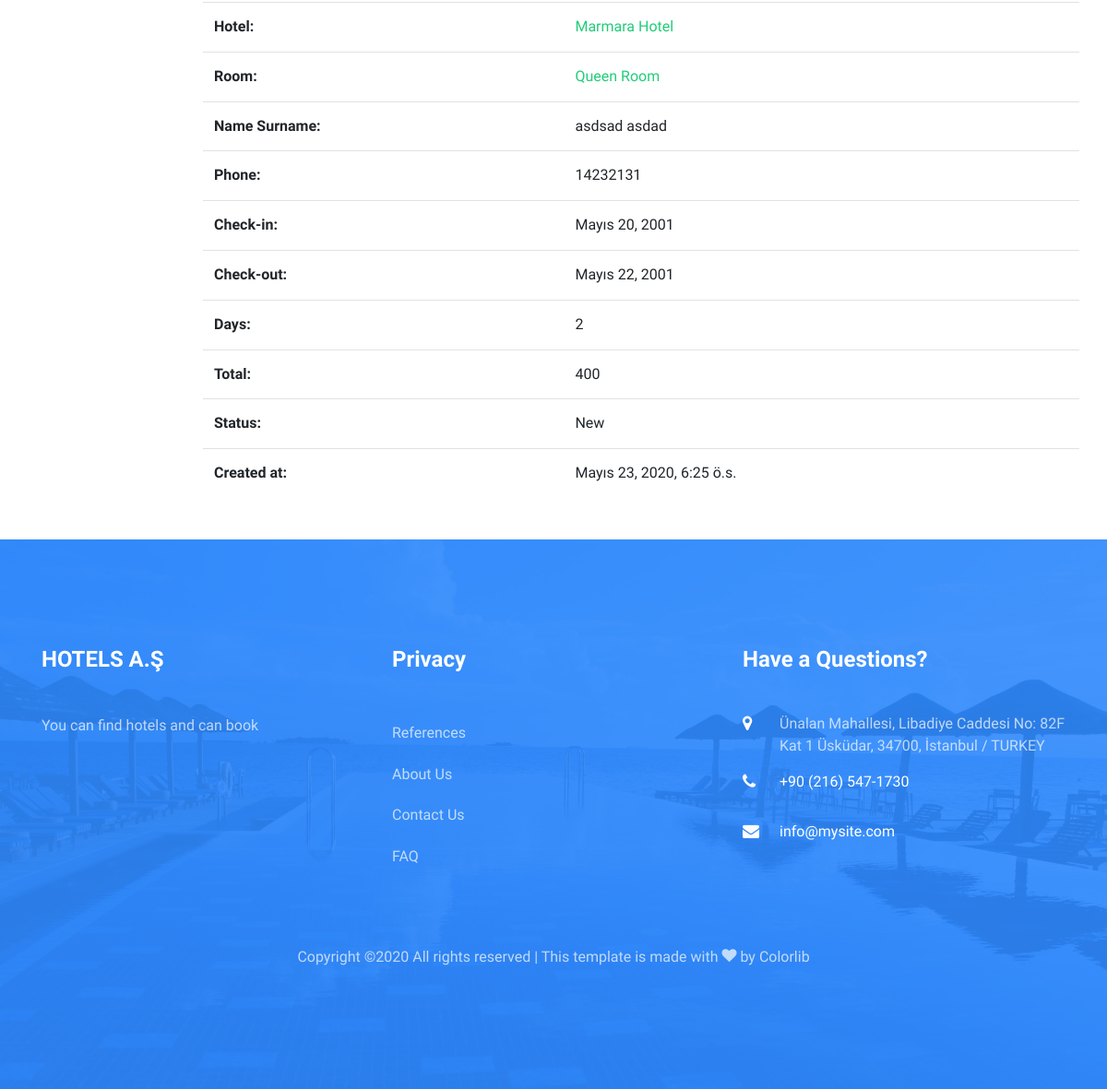
The page /user/reservationdetail/5 (signed in, lower part) on the database as committed earlier.
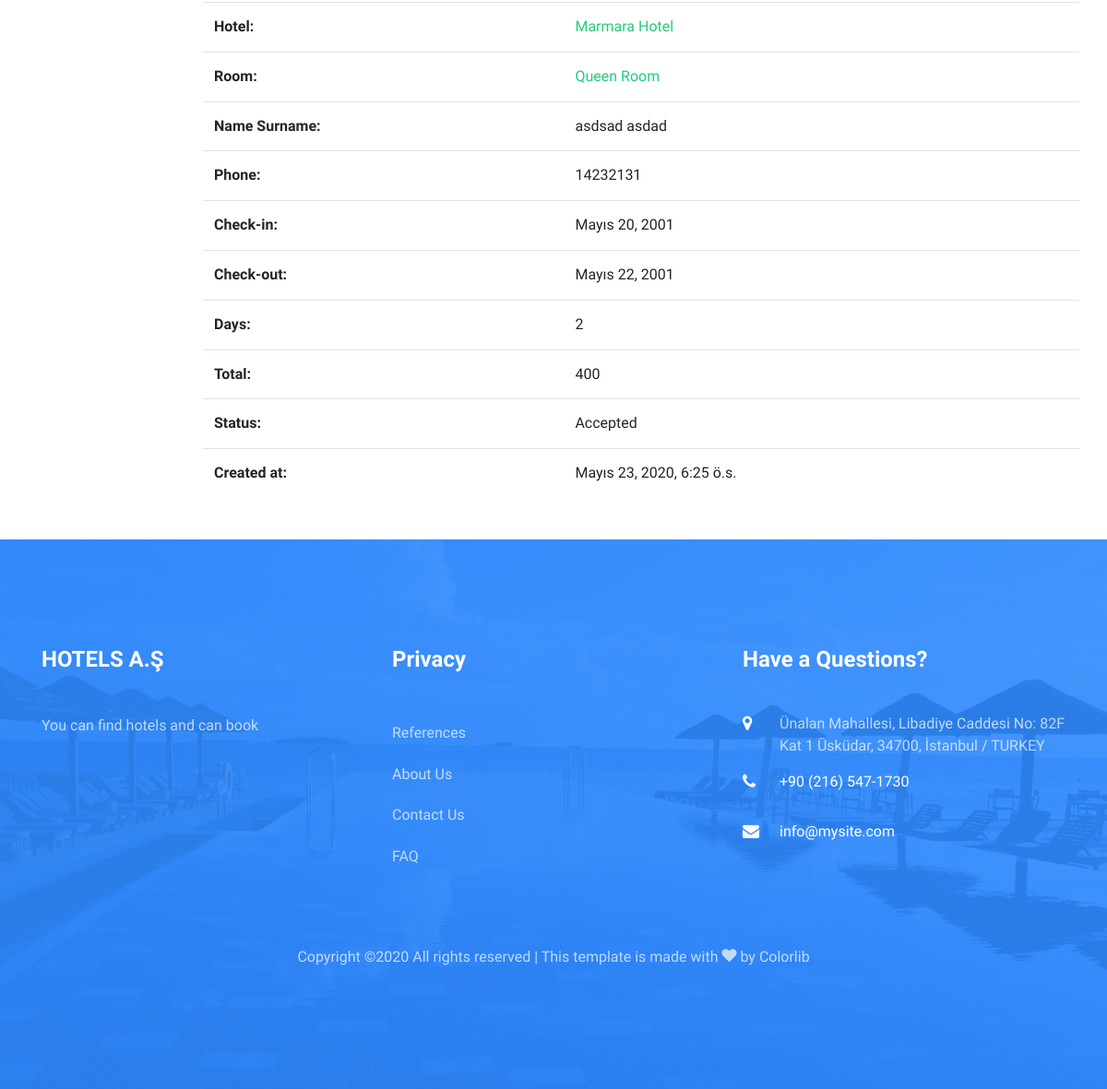
The same page on the database as committed later.
### reservation/models.py (models this page shows, shortened)
class Reservation(models.Model):
    STATUS = (
        ('New', 'New'),
        ('Accepted', 'Accepted'),
        ('Canceled', 'Canceled'),
    )
    user = models.ForeignKey(User, on_delete=models.CASCADE)
    room = models.ForeignKey(Room, on_delete=models.CASCADE)
    name = models.CharField(max_length=30)
    surname = models.CharField(max_length=30)
    phone = models.CharField(blank=True, max_length=30)
    admin_note = models.CharField(blank=True, max_length=255)
    total = models.IntegerField()
    checkin = models.DateField(blank=False)
    checkout = models.DateField(blank=False)
    days = models.IntegerField(blank=True, default=1)
    ip = models.CharField(max_length=20)
    status = models.CharField(max_length=10, choices=STATUS, default='New')
    created_at = models.DateTimeField(auto_now_add=True)
    updated_at = models.DateTimeField(auto_now=True)

### hotel/models.py (models this page shows, shortened)
class Room(models.Model):
    hotel_id = models.ForeignKey(Hotel, on_delete=models.CASCADE)
    title = models.CharField(max_length=30)
    keywords = models.CharField(max_length=255)
    description = RichTextUploadingField()
    image = models.ImageField(blank=True, upload_to='images/')
    price = models.IntegerField(blank=False)
    status = models.CharField(blank=True, max_length=5, choices=STATUS)
    count = models.IntegerField(blank=False)
    slug = models.SlugField(null=False)
    created_at = models.DateTimeField(auto_now_add=True)
    updated_at = models.DateTimeField(auto_now=True)
    def __str__(self):
        return self.title
    def image_tag(self):
        return mark_safe('<img src="{}" height="50"/>'.format(self.image.url))
    image_tag.short_description = 'Image'

class Hotel(models.Model):
    STAR = (
        ('1', '1'),
        ('2', '2'),
        ('3', '3'),
        ('4', '4'),
        ('5', '5'),
    )
    title = models.CharField(max_length=30)
    keywords = models.CharField(max_length=255)
    description = RichTextUploadingField()
    image = models.ImageField(blank=True, upload_to='images/')
    category = models.ForeignKey(Category, on_delete=models.CASCADE)
    star = models.IntegerField(blank=True, choices=STAR)
    address = models.CharField(max_length=80)
    city = models.CharField(max_length=20)
    country = models.CharField(max_length=20)
    location = models.CharField(max_length=20)
    phone = models.CharField(max_length=20)
    fax = models.CharField(max_length=20)
    email = models.EmailField()
    user_id = models.ForeignKey(User, on_delete=models.CASCADE)
    status = models.CharField(max_length=10, choices=STATUS)
    slug = models.SlugField(null=False, unique=True)
    created_at = models.DateTimeField(auto_now_add=True)
    updated_at = models.DateTimeField(auto_now=True)
    def __str__(self):
        return self.title
    def image_tag(self):
        return mark_safe('<img src="{}" height="50"/>'.format(self.image.url))
    image_tag.short_description = 'Image'

### user/views.py (the view)
@login_required(login_url='/login')
def reservation_detail(request, id):
    setting = Setting.objects.first()
    category = Category.objects.filter(status=True)
    menu = Menu.objects.filter(status=True)
    reservation = get_object_or_404(
        Reservation, id=id, user_id=request.user.id)
    context = {
        'setting': setting,
        'category': category,
        'menu': menu,
        'page': 'Reservation Detail',
        'reservation': reservation
    }
    return render(request, 'user_reservation_detail.html', context)

### user/templates/user_reservation_detail.html (shortened to what this page needs)
{% extends 'homebase.html' %}
{% load static %}
{% block content %}
<section class="ftco-section ftco-no-pb ftco-room">
	<div class="container px-0">
		<div class="row no-gutters">
            <p>{% include 'user_panel.html' %}</p>
            <div class="col-md-10 clearfix table-responsive">
                <p>
                <table class="table">
                    <p>
                        <tr>
                            <th scope="">Hotel:</th>
                            <td><a href="{% url 'hotel' reservation.room.hotel_id.id reservation.room.hotel_id.slug %}">{{reservation.room.hotel_id}}</a></td>
                        </tr>
                        <tr>
                            <th scope="">Room:</th>
                            <td><a href="{% url 'room' reservation.room.id reservation.room.hotel_id.slug reservation.room.slug %}">{{ reservation.room }}</a></td>
                        </tr>
                        <tr>
                            <th scope="">Name Surname:</th>
                            <td>{{reservation.name}} {{reservation.surname}} {{profile.user.username}}</td>
                        </tr>
                        <tr>
                            <th scope="">Phone:</th>
                            <td>{{reservation.phone}}</td>
                        </tr>
                        <tr>
                            <th scope="">Check-in:</th>
                            <td>{{reservation.checkin}}</td>
                        </tr>
                        <tr>
                            <th scope="">Check-out:</th>
                            <td>{{reservation.checkout}}</td>
                        </tr>
                        <tr>
                            <th scope="">Days:</th>
                            <td>{{reservation.days}}</td>
                        </tr>
                        <tr>
                            <th scope="">Total:</th>
                            <td>{{reservation.total}}</td>
                        </tr>
                        <tr>
                            <th scope="">Status:</th>
                            <td>{{reservation.status}}</td>
                        </tr>
                        <tr>
                            <th scope="">Created at:</th>
                            <td>{{reservation.created_at}}</td>
                        </tr>
                    </p>
                </table>
                </p>
            </div>
		</div>
	</div>
</section>
<br>
{% endblock  %}

Rows that differ between the two databases and show on the page:
changed Reservation "asdsad": status "New" → "Accepted"
